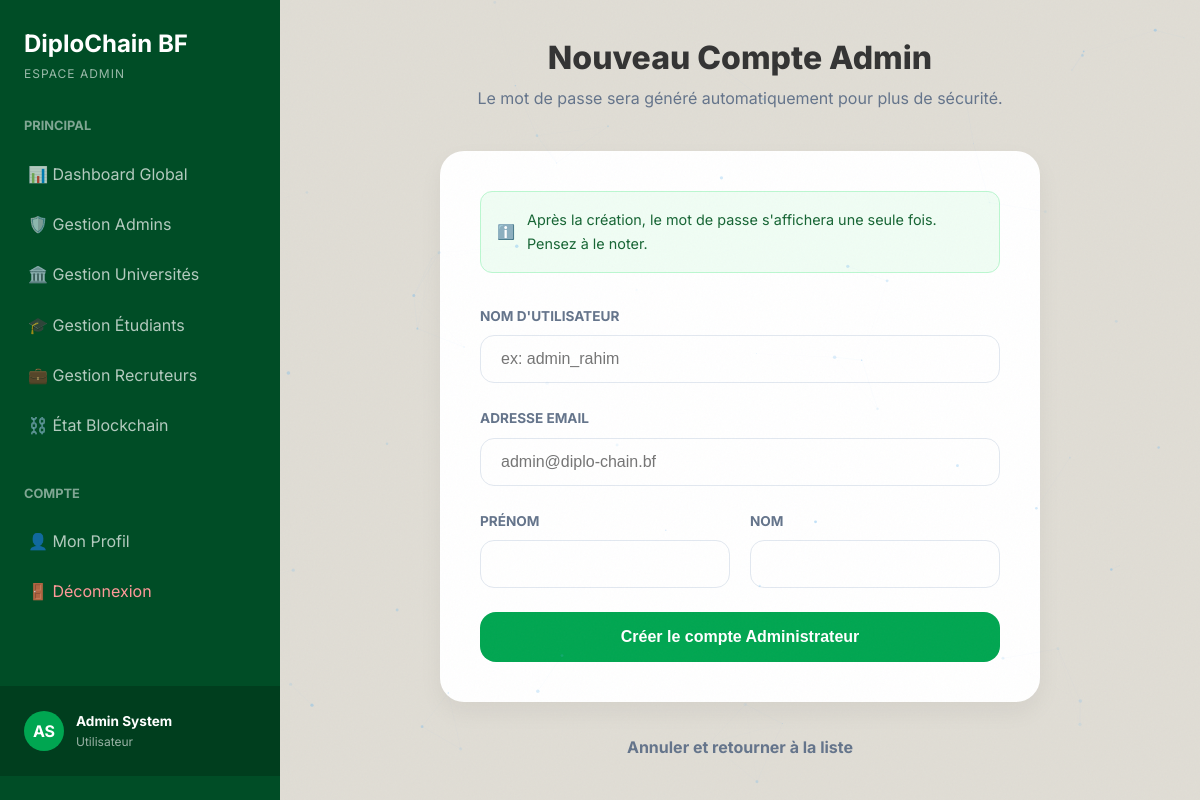
Page /dashboard/admin/create/ (signed in) on the committed database.
### accounts/models.py (models this page shows, shortened)
class CustomUser(AbstractUser):
    ROLE_CHOICES = (
        ('student', 'Étudiant'),
        ('institution', 'Institution/Université'),
        ('recruiter', 'Recruteur/Employeur'),
        ('admin', 'Administrateur'),
    )
    role = models.CharField(max_length=20, choices=ROLE_CHOICES, default='student')
    institution_name = models.CharField(max_length=255, blank=True, null=True)
    company_name = models.CharField(max_length=255, blank=True, null=True)
    job_title = models.CharField(max_length=255, blank=True, null=True)
    phone_number = models.CharField(max_length=20, blank=True, null=True)
    ine = models.CharField(max_length=50, blank=True, null=True, unique=True, verbose_name="INE / ID National")

### dashboards/views.py (the view, shortened to what this page needs)
# urls.py: path('admin/create/', views.admin_create_admin, name='admin_create_admin'),
@login_required
def admin_create_admin(request):
    if request.user.role != 'admin':
        return redirect('dashboard')
    return render(request, 'dashboards/admin_create.html')

### dashboards/templates/dashboards/admin_create.html (shortened to what this page needs)
{% extends 'dashboards/base_dashboard.html' %}
{% block dash_content %}
<div style="text-align: center; margin-bottom: 40px;">
    <h1 style="font-weight: 800; font-size: 2rem;">Nouveau Compte Admin</h1>
    <p style="color: #64748b;">Le mot de passe sera généré automatiquement pour plus de sécurité.</p>
</div>
<div class="form-card">
    <div class="info-box">
        <span>ℹ️</span>
        <p>Après la création, le mot de passe s'affichera une seule fois. Pensez à le noter.</p>
    </div>
    <form method="POST">
        <div class="form-group">
            <label class="form-label">Nom d'utilisateur</label>
            <input type="text" name="username" class="form-control" required placeholder="ex: admin_rahim">
        </div>
        <div class="form-group">
            <label class="form-label">Adresse Email</label>
            <input type="email" name="email" class="form-control" required placeholder="admin@diplo-chain.bf">
        </div>
        <div style="display: grid; grid-template-columns: 1fr 1fr; gap: 20px;">
            <div class="form-group">
                <label class="form-label">Prénom</label>
                <input type="text" name="first_name" class="form-control" required>
            </div>
            <div class="form-group">
                <label class="form-label">Nom</label>
                <input type="text" name="last_name" class="form-control" required>
            </div>
        </div>
        <button type="submit" class="btn-submit">
            Créer le compte Administrateur
        </button>
    </form>
</div>
<div style="text-align: center; margin-top: 32px;">
    <a href="{% url 'admin_manage_users' 'admin' %}" style="color: #64748b; text-decoration: none; font-weight: 700;">Annuler et retourner à la liste</a>
</div>
{% endblock %}

### dashboards/templates/dashboards/base_dashboard.html (shortened to what this page needs)
{% extends 'landing_page/base.html' %}
{% block content %}
<div class="dashboard-layout">
    <aside class="sidebar" id="sidebar">
        <div class="sidebar-brand">
            <h2>DiploChain BF</h2>
            <p>
                {% if request.user.role == 'institution' %}
                    Espace Établissement
                {% elif request.user.role == 'recruiter' %}
                    Espace Recruteur
                {% elif request.user.role == 'student' %}
                    Espace Étudiant
                {% elif request.user.role == 'admin' %}
                    Espace Admin
                {% else %}
                    Espace Utilisateur
                {% endif %}
            </p>
        </div>
        <div class="sidebar-nav">
            <div class="nav-section">
                <div class="nav-title">Principal</div>
                {% if request.user.role == 'admin' %}
                    <a href="{% url 'dashboard' %}" class="nav-item {% if request.resolver_match.url_name == 'dashboard_admin' %}active{% endif %}">📊 Dashboard Global</a>
                    <a href="{% url 'admin_manage_users' 'admin' %}" class="nav-item {% if role_key == 'admin' %}active{% endif %}">🛡️ Gestion Admins</a>
                    <a href="{% url 'admin_manage_users' 'institution' %}" class="nav-item {% if role_key == 'institution' %}active{% endif %}">🏛️ Gestion Universités</a>
                    <a href="{% url 'admin_manage_users' 'student' %}" class="nav-item {% if role_key == 'student' %}active{% endif %}">🎓 Gestion Étudiants</a>
                    <a href="{% url 'admin_manage_users' 'recruiter' %}" class="nav-item {% if role_key == 'recruiter' %}active{% endif %}">💼 Gestion Recruteurs</a>
                    <a href="{% url 'blockchain_status' %}" class="nav-item {% if request.resolver_match.url_name == 'blockchain_status' %}active{% endif %}">⛓️ État Blockchain</a>
                {% endif %}
            </div>
            <div class="nav-section">
                <div class="nav-title">Compte</div>
                <a href="{% url 'profile' %}" class="nav-item {% if request.resolver_match.url_name == 'profile' %}active{% endif %}">👤 Mon Profil</a>
                <a href="{% url 'logout' %}" class="nav-item" style="color: #ff9999;">🚪 Déconnexion</a>
            </div>
        </div>
        <div class="sidebar-footer">
            <div class="inst-logo" style="background: var(--accent-green); color: white;">
                {{ request.user.first_name|slice:":1"|upper }}{{ request.user.last_name|slice:":1"|upper }}
            </div>
            <div>
                <div style="font-weight: 700; font-size: 0.85rem;">{{ request.user.get_full_name|default:request.user.username }}</div>
                <div style="font-size: 0.75rem; opacity: 0.6;">
                    {% if request.user.role == 'institution' %}
                        Agent Établissement
                    {% elif request.user.role == 'student' %}
                        Étudiant
                    {% elif request.user.role == 'recruiter' %}
                        Recruteur
                    {% else %}
                        Utilisateur
                    {% endif %}
                </div>
            </div>
        </div>
    </aside>
    <main class="main-content">
        {% block dash_content %}{% endblock %}
    </main>
</div>
{% endblock %}

### landing_page/static/landing_page/css/base.css (style rules this page uses)
:root { --bg-0: #050a18; --bg-1: #0b1426; --bg-2: #101e38; --bg-card: rgba(16, 30, 56, 0.75); --border: rgba(99, 179, 237, 0.13); --border-glow: rgba(99, 179, 237, 0.32); --blue-300: #90cdf4; --blue-400: #63b3ed; --blue-500: #4299e1; --blue-600: #3182ce; --cyan-400: #76e4f7; --cyan-500: #0bc5ea; --green-300: #9ae6b4; --green-400: #68d391; --green-500: #48bb78; --purple-400: #b794f4; --amber-400: #f6ad55; --red-300: #feb2b2; --red-400: #fc8181; --gradient-accent: linear-gradient(135deg, #4299e1 0%, #0bc5ea 100%); --gradient-hero: linear-gradient(135deg, #0f2a5e 0%, #050a18 55%, #0a1f3a 100%); --gradient-card: linear-gradient(145deg, rgba(16,30,56,0.92), rgba(5,10,24,0.92)); --gradient-danger: linear-gradient(135deg, #c53030, #742a2a); --gradient-success: linear-gradient(135deg, #276749, #22543d); --gradient-orange: linear-gradient(135deg, #c05621, #7b341e); --text-primary: #f0f4ff; --text-secondary: #94a3b8; --text-muted: #64748b; --radius-sm: 8px; --radius-md: 16px; --radius-lg: 24px; --radius-xl: 36px; --shadow-glow: 0 0 40px rgba(66,153,225,0.2); --shadow-card: 0 8px 32px rgba(0,0,0,0.45); --shadow-deep: 0 24px 64px rgba(0,0,0,0.6); --transition: all 0.3s cubic-bezier(0.4, 0, 0.2, 1); }
*, *::before, *::after { box-sizing: border-box; margin: 0; padding: 0; }
html { scroll-behavior: smooth; }
body { font-family: 'Inter', sans-serif; background: var(--bg-0); color: var(--text-primary); overflow-x: hidden; line-height: 1.65; }
a { color: inherit; }

### dashboards/templates/dashboards/base_dashboard.html (style rules this page uses)
:root { --sidebar-bg: #004d26; --main-bg: #e0ddd5; --accent-green: #00a651; --accent-amber: #b8860b; --accent-red: #d9534f; --text-dark: #333; --card-bg: #ffffff; --border-color: #ccc; }
body { background-color: var(--main-bg); color: var(--text-dark); }
.dashboard-layout { display: grid; grid-template-columns: 280px 1fr; min-height: 100vh; }
.sidebar { background: var(--sidebar-bg); color: white; padding: 24px 0; display: flex; flex-direction: column; position: sticky; top: 0; height: 100vh; z-index: 1000; transition: transform 0.3s ease; }
.sidebar-brand { padding: 0 24px 32px; }
.sidebar-brand h2 { font-size: 1.5rem; font-weight: 700; margin: 0; }
.sidebar-brand p { font-size: 0.75rem; opacity: 0.6; text-transform: uppercase; letter-spacing: 1px; }
.sidebar-nav { flex: 1; }
.nav-section { margin-bottom: 32px; }
.nav-title { padding: 0 24px; font-size: 0.8rem; font-weight: 700; opacity: 0.5; margin-bottom: 12px; text-transform: uppercase; }
.nav-item { padding: 12px 24px; display: flex; align-items: center; gap: 12px; color: rgba(255,255,255,0.7); text-decoration: none; transition: all 0.2s; border-left: 4px solid transparent; }
.sidebar-footer { padding: 24px; background: rgba(0,0,0,0.2); display: flex; align-items: center; gap: 12px; }
.inst-logo { width: 40px; height: 40px; background: orange; border-radius: 50%; display: flex; align-items: center; justify-content: center; font-weight: 700; color: #000; }
.main-content { padding: 32px; overflow-y: auto; }

### dashboards/templates/dashboards/admin_create.html (style rules this page uses)
.form-card { background: white; border-radius: 24px; padding: 40px; box-shadow: 0 10px 25px rgba(0, 0, 0, 0.05); max-width: 600px; margin: 0 auto; }
.form-group { margin-bottom: 24px; }
.form-label { display: block; font-size: 0.85rem; font-weight: 700; color: #64748b; margin-bottom: 8px; text-transform: uppercase; }
.form-control { width: 100%; padding: 14px 20px; border: 1px solid #e2e8f0; border-radius: 14px; font-size: 1rem; transition: all 0.3s; }
.btn-submit { width: 100%; padding: 16px; background: #00a651; color: white; border: none; border-radius: 16px; font-weight: 800; font-size: 1rem; cursor: pointer; transition: all 0.3s; }
.info-box { background: #f0fdf4; border: 1px solid #bbf7d0; color: #166534; padding: 16px; border-radius: 12px; margin-bottom: 32px; font-size: 0.9rem; display: flex; align-items: center; gap: 12px; }

### rows in the picture
CustomUser: user.first_name "A", user.last_name "S", user.get_full_name "Admin System"
